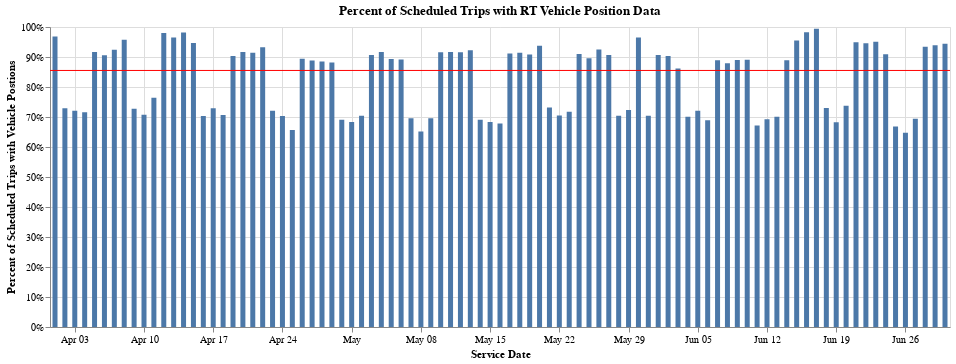

The code cell stored with this chart in its notebook:
### Code cell
bar = (alt.Chart(day_pct)
        .mark_bar(size=5)
        .encode(
            x=alt.X('service_date', title=utils.labeling('service_date'), sort=("x")),
            y=alt.Y('pct_w_vp', title=utils.labeling('pct_w_vp'))
        ).properties(title="Percent of Scheduled Trips with RT Vehicle Position Data"))

# # mean line
rule = alt.Chart(rt_sched).mark_rule(color='red').encode(
    y=alt.Y('mean(pct_w_vp):Q', axis=alt.Axis(format='%'))
)

# line = alt.Chart(day_pct).mark_line(
#     color='red',
#     size=2
# ).transform_window(
#     rolling_mean='mean(pct_w_vp)',
#     frame=[-7, 7]
# ).encode(
#     x='service_date:T',
#     y='rolling_mean:Q'
# )

(bar + rule).properties(width=900)

### Figure 1 — Vega-Lite specification as saved in the notebook (floating-point values rounded to 4 significant figures; data arrays with more than 128 entries replaced by an {"elided": "..."} marker saying what was removed)
{"config": {"view": {"continuousWidth": 400, "continuousHeight": 300}}, "layer": [{"data": {"name": "data-e5ea05dfcca5db4d5dcfa13a6f478ace"}, "mark": {"type": "bar", "size": 5}, "encoding": {"x": {"field": "service_date", "sort": "x", "title": "Service Date", "type": "temporal"}, "y": {"field": "pct_w_vp", "title": "Percent of Scheduled Trips with Vehicle Postions", "type": "quantitative"}}, "title": "Percent of Scheduled Trips with RT Vehicle Position Data"}, {"data": {"name": "data-d65cdabd112eabffd6eb98ba5e12dc4b"}, "mark": {"type": "rule", "color": "red"}, "encoding": {"y": {"aggregate": "mean", "axis": {"format": "%"}, "field": "pct_w_vp", "type": "quantitative"}}}], "width": 900, "$schema": "https://vega.github.io/schema/vega-lite/v4.17.0.json", "datasets": {"data-e5ea05dfcca5db4d5dcfa13a6f478ace": [{"calitp_itp_id": 300, "agency_name": "Big Blue Bus", "calitp_url_number": 0, "service_date": "2022-04-01T00:00:00", "weekday": "Friday", "month": "April", "total_num_sched": 1562, "total_num_vp": 1512, "pct_w_vp": 0.968}, {"calitp_itp_id": 300, "agency_name": "Big Blue Bus", "calitp_url_number": 0, "service_date": "2022-04-02T00:00:00", "weekday": "Saturday", "month": "April", "total_num_sched": 871, "total_num_vp": 635, "pct_w_vp": 0.729}, {"calitp_itp_id": 300, "agency_name": "Big Blue Bus", "calitp_url_number": 0, "service_date": "2022-04-03T00:00:00", "weekday": "Sunday", "month": "April", "total_num_sched": 771, "total_num_vp": 556, "pct_w_vp": 0.7211}, {"calitp_itp_id": 300, "agency_name": "Big Blue Bus", "calitp_url_number": 0, "service_date": "2022-04-04T00:00:00", "weekday": "Monday", "month": "April", "total_num_sched": 1518, "total_num_vp": 1087, "pct_w_vp": 0.7161}, {"calitp_itp_id": 300, "agency_name": "Big Blue Bus", "calitp_url_number": 0, "service_date": "2022-04-05T00:00:00", "weekday": "Tuesday", "month": "April", "total_num_sched": 1616, "total_num_vp": 1482, "pct_w_vp": 0.9171}, {"calitp_itp_id": 300, "agency_name": "Big Blue Bus", "calitp_url_number": 0, "service_date": "2022-04-06T00:00:00", "weekday": "Wednesday", "month": "April", "total_num_sched": 1608, "total_num_vp": 1457, "pct_w_vp": 0.9061}, {"calitp_itp_id": 300, "agency_name": "Big Blue Bus", "calitp_url_number": 0, "service_date": "2022-04-07T00:00:00", "weekday": "Thursday", "month": "April", "total_num_sched": 1628, "total_num_vp": 1505, "pct_w_vp": 0.9244}, {"calitp_itp_id": 300, "agency_name": "Big Blue Bus", "calitp_url_number": 0, "service_date": "2022-04-08T00:00:00", "weekday": "Friday", "month": "April", "total_num_sched": 1558, "total_num_vp": 1492, "pct_w_vp": 0.9576}, {"calitp_itp_id": 300, "agency_name": "Big Blue Bus", "calitp_url_number": 0, "service_date": "2022-04-09T00:00:00", "weekday": "Saturday", "month": "April", "total_num_sched": 873, "total_num_vp": 635, "pct_w_vp": 0.7274}, {"calitp_itp_id": 300, "agency_name": "Big Blue Bus", "calitp_url_number": 0, "service_date": "2022-04-10T00:00:00", "weekday": "Sunday", "month": "April", "total_num_sched": 773, "total_num_vp": 547, "pct_w_vp": 0.7076}, {"calitp_itp_id": 300, "agency_name": "Big Blue Bus", "calitp_url_number": 0, "service_date": "2022-04-11T00:00:00", "weekday": "Monday", "month": "April", "total_num_sched": 1412, "total_num_vp": 1079, "pct_w_vp": 0.7642}, {"calitp_itp_id": 300, "agency_name": "Big Blue Bus", "calitp_url_number": 0, "service_date": "2022-04-12T00:00:00", "weekday": "Tuesday", "month": "April", "total_num_sched": 1507, "total_num_vp": 1477, "pct_w_vp": 0.9801}, {"calitp_itp_id": 300, "agency_name": "Big Blue Bus", "calitp_url_number": 0, "service_date": "2022-04-13T00:00:00", "weekday": "Wednesday", "month": "April", "total_num_sched": 1512, "total_num_vp": 1459, "pct_w_vp": 0.9649}, {"calitp_itp_id": 300, "agency_name": "Big Blue Bus", "calitp_url_number": 0, "service_date": "2022-04-14T00:00:00", "weekday": "Thursday", "month": "April", "total_num_sched": 1508, "total_num_vp": 1480, "pct_w_vp": 0.9814}, {"calitp_itp_id": 300, "agency_name": "Big Blue Bus", "calitp_url_number": 0, "service_date": "2022-04-15T00:00:00", "weekday": "Friday", "month": "April", "total_num_sched": 1511, "total_num_vp": 1431, "pct_w_vp": 0.9471}, {"calitp_itp_id": 300, "agency_name": "Big Blue Bus", "calitp_url_number": 0, "service_date": "2022-04-16T00:00:00", "weekday": "Saturday", "month": "April", "total_num_sched": 874, "total_num_vp": 615, "pct_w_vp": 0.7037}, {"calitp_itp_id": 300, "agency_name": "Big Blue Bus", "calitp_url_number": 0, "service_date": "2022-04-17T00:00:00", "weekday": "Sunday", "month": "April", "total_num_sched": 772, "total_num_vp": 563, "pct_w_vp": 0.7293}, {"calitp_itp_id": 300, "agency_name": "Big Blue Bus", "calitp_url_number": 0, "service_date": "2022-04-18T00:00:00", "weekday": "Monday", "month": "April", "total_num_sched": 1519, "total_num_vp": 1073, "pct_w_vp": 0.7064}, {"calitp_itp_id": 300, "agency_name": "Big Blue Bus", "calitp_url_number": 0, "service_date": "2022-04-19T00:00:00", "weekday": "Tuesday", "month": "April", "total_num_sched": 1620, "total_num_vp": 1463, "pct_w_vp": 0.9031}, {"calitp_itp_id": 300, "agency_name": "Big Blue Bus", "calitp_url_number": 0, "service_date": "2022-04-20T00:00:00", "weekday": "Wednesday", "month": "April", "total_num_sched": 1619, "total_num_vp": 1484, "pct_w_vp": 0.9166}, {"calitp_itp_id": 300, "agency_name": "Big Blue Bus", "calitp_url_number": 0, "service_date": "2022-04-21T00:00:00", "weekday": "Thursday", "month": "April", "total_num_sched": 1622, "total_num_vp": 1483, "pct_w_vp": 0.9143}, {"calitp_itp_id": 300, "agency_name": "Big Blue Bus", "calitp_url_number": 0, "service_date": "2022-04-22T00:00:00", "weekday": "Friday", "month": "April", "total_num_sched": 1569, "total_num_vp": 1463, "pct_w_vp": 0.9324}, {"calitp_itp_id": 300, "agency_name": "Big Blue Bus", "calitp_url_number": 0, "service_date": "2022-04-23T00:00:00", "weekday": "Saturday", "month": "April", "total_num_sched": 870, "total_num_vp": 627, "pct_w_vp": 0.7207}, {"calitp_itp_id": 300, "agency_name": "Big Blue Bus", "calitp_url_number": 0, "service_date": "2022-04-24T00:00:00", "weekday": "Sunday", "month": "April", "total_num_sched": 772, "total_num_vp": 543, "pct_w_vp": 0.7034}, {"calitp_itp_id": 300, "agency_name": "Big Blue Bus", "calitp_url_number": 0, "service_date": "2022-04-25T00:00:00", "weekday": "Monday", "month": "April", "total_num_sched": 1518, "total_num_vp": 997, "pct_w_vp": 0.6568}, {"calitp_itp_id": 300, "agency_name": "Big Blue Bus", "calitp_url_number": 0, "service_date": "2022-04-26T00:00:00", "weekday": "Tuesday", "month": "April", "total_num_sched": 1611, "total_num_vp": 1441, "pct_w_vp": 0.8945}, {"calitp_itp_id": 300, "agency_name": "Big Blue Bus", "calitp_url_number": 0, "service_date": "2022-04-27T00:00:00", "weekday": "Wednesday", "month": "April", "total_num_sched": 1614, "total_num_vp": 1434, "pct_w_vp": 0.8885}, {"calitp_itp_id": 300, "agency_name": "Big Blue Bus", "calitp_url_number": 0, "service_date": "2022-04-28T00:00:00", "weekday": "Thursday", "month": "April", "total_num_sched": 1607, "total_num_vp": 1422, "pct_w_vp": 0.8849}, {"calitp_itp_id": 300, "agency_name": "Big Blue Bus", "calitp_url_number": 0, "service_date": "2022-04-29T00:00:00", "weekday": "Friday", "month": "April", "total_num_sched": 1544, "total_num_vp": 1361, "pct_w_vp": 0.8815}, {"calitp_itp_id": 300, "agency_name": "Big Blue Bus", "calitp_url_number": 0, "service_date": "2022-04-30T00:00:00", "weekday": "Saturday", "month": "April", "total_num_sched": 873, "total_num_vp": 603, "pct_w_vp": 0.6907}, {"calitp_itp_id": 300, "agency_name": "Big Blue Bus", "calitp_url_number": 0, "service_date": "2022-05-01T00:00:00", "weekday": "Sunday", "month": "May", "total_num_sched": 771, "total_num_vp": 527, "pct_w_vp": 0.6835}, {"calitp_itp_id": 300, "agency_name": "Big Blue Bus", "calitp_url_number": 0, "service_date": "2022-05-02T00:00:00", "weekday": "Monday", "month": "May", "total_num_sched": 1519, "total_num_vp": 1069, "pct_w_vp": 0.7038}, {"calitp_itp_id": 300, "agency_name": "Big Blue Bus", "calitp_url_number": 0, "service_date": "2022-05-03T00:00:00", "weekday": "Tuesday", "month": "May", "total_num_sched": 1624, "total_num_vp": 1473, "pct_w_vp": 0.907}, {"calitp_itp_id": 300, "agency_name": "Big Blue Bus", "calitp_url_number": 0, "service_date": "2022-05-04T00:00:00", "weekday": "Wednesday", "month": "May", "total_num_sched": 1622, "total_num_vp": 1487, "pct_w_vp": 0.9168}, {"calitp_itp_id": 300, "agency_name": "Big Blue Bus", "calitp_url_number": 0, "service_date": "2022-05-05T00:00:00", "weekday": "Thursday", "month": "May", "total_num_sched": 1628, "total_num_vp": 1455, "pct_w_vp": 0.8937}, {"calitp_itp_id": 300, "agency_name": "Big Blue Bus", "calitp_url_number": 0, "service_date": "2022-05-06T00:00:00", "weekday": "Friday", "month": "May", "total_num_sched": 1561, "total_num_vp": 1392, "pct_w_vp": 0.8917}, {"calitp_itp_id": 300, "agency_name": "Big Blue Bus", "calitp_url_number": 0, "service_date": "2022-05-07T00:00:00", "weekday": "Saturday", "month": "May", "total_num_sched": 874, "total_num_vp": 608, "pct_w_vp": 0.6957}, {"calitp_itp_id": 300, "agency_name": "Big Blue Bus", "calitp_url_number": 0, "service_date": "2022-05-08T00:00:00", "weekday": "Sunday", "month": "May", "total_num_sched": 773, "total_num_vp": 504, "pct_w_vp": 0.652}, {"calitp_itp_id": 300, "agency_name": "Big Blue Bus", "calitp_url_number": 0, "service_date": "2022-05-09T00:00:00", "weekday": "Monday", "month": "May", "total_num_sched": 1523, "total_num_vp": 1060, "pct_w_vp": 0.696}, {"calitp_itp_id": 300, "agency_name": "Big Blue Bus", "calitp_url_number": 0, "service_date": "2022-05-10T00:00:00", "weekday": "Tuesday", "month": "May", "total_num_sched": 1618, "total_num_vp": 1482, "pct_w_vp": 0.9159}, {"calitp_itp_id": 300, "agency_name": "Big Blue Bus", "calitp_url_number": 0, "service_date": "2022-05-11T00:00:00", "weekday": "Wednesday", "month": "May", "total_num_sched": 1617, "total_num_vp": 1482, "pct_w_vp": 0.9165}, {"calitp_itp_id": 300, "agency_name": "Big Blue Bus", "calitp_url_number": 0, "service_date": "2022-05-12T00:00:00", "weekday": "Thursday", "month": "May", "total_num_sched": 1619, "total_num_vp": 1483, "pct_w_vp": 0.916}, {"calitp_itp_id": 300, "agency_name": "Big Blue Bus", "calitp_url_number": 0, "service_date": "2022-05-13T00:00:00", "weekday": "Friday", "month": "May", "total_num_sched": 1560, "total_num_vp": 1439, "pct_w_vp": 0.9224}, {"calitp_itp_id": 300, "agency_name": "Big Blue Bus", "calitp_url_number": 0, "service_date": "2022-05-14T00:00:00", "weekday": "Saturday", "month": "May", "total_num_sched": 874, "total_num_vp": 604, "pct_w_vp": 0.6911}, {"calitp_itp_id": 300, "agency_name": "Big Blue Bus", "calitp_url_number": 0, "service_date": "2022-05-15T00:00:00", "weekday": "Sunday", "month": "May", "total_num_sched": 771, "total_num_vp": 527, "pct_w_vp": 0.6835}, {"calitp_itp_id": 300, "agency_name": "Big Blue Bus", "calitp_url_number": 0, "service_date": "2022-05-16T00:00:00", "weekday": "Monday", "month": "May", "total_num_sched": 1518, "total_num_vp": 1030, "pct_w_vp": 0.6785}, {"calitp_itp_id": 300, "agency_name": "Big Blue Bus", "calitp_url_number": 0, "service_date": "2022-05-17T00:00:00", "weekday": "Tuesday", "month": "May", "total_num_sched": 1621, "total_num_vp": 1478, "pct_w_vp": 0.9118}, {"calitp_itp_id": 300, "agency_name": "Big Blue Bus", "calitp_url_number": 0, "service_date": "2022-05-18T00:00:00", "weekday": "Wednesday", "month": "May", "total_num_sched": 1627, "total_num_vp": 1488, "pct_w_vp": 0.9146}, {"calitp_itp_id": 300, "agency_name": "Big Blue Bus", "calitp_url_number": 0, "service_date": "2022-05-19T00:00:00", "weekday": "Thursday", "month": "May", "total_num_sched": 1625, "total_num_vp": 1476, "pct_w_vp": 0.9083}, {"calitp_itp_id": 300, "agency_name": "Big Blue Bus", "calitp_url_number": 0, "service_date": "2022-05-20T00:00:00", "weekday": "Friday", "month": "May", "total_num_sched": 1564, "total_num_vp": 1466, "pct_w_vp": 0.9373}, {"calitp_itp_id": 300, "agency_name": "Big Blue Bus", "calitp_url_number": 0, "service_date": "2022-05-21T00:00:00", "weekday": "Saturday", "month": "May", "total_num_sched": 877, "total_num_vp": 642, "pct_w_vp": 0.732}, {"calitp_itp_id": 300, "agency_name": "Big Blue Bus", "calitp_url_number": 0, "service_date": "2022-05-22T00:00:00", "weekday": "Sunday", "month": "May", "total_num_sched": 770, "total_num_vp": 543, "pct_w_vp": 0.7052}, {"calitp_itp_id": 300, "agency_name": "Big Blue Bus", "calitp_url_number": 0, "service_date": "2022-05-23T00:00:00", "weekday": "Monday", "month": "May", "total_num_sched": 1524, "total_num_vp": 1094, "pct_w_vp": 0.7178}, {"calitp_itp_id": 300, "agency_name": "Big Blue Bus", "calitp_url_number": 0, "service_date": "2022-05-24T00:00:00", "weekday": "Tuesday", "month": "May", "total_num_sched": 1619, "total_num_vp": 1473, "pct_w_vp": 0.9098}, {"calitp_itp_id": 300, "agency_name": "Big Blue Bus", "calitp_url_number": 0, "service_date": "2022-05-25T00:00:00", "weekday": "Wednesday", "month": "May", "total_num_sched": 1618, "total_num_vp": 1450, "pct_w_vp": 0.8962}, {"calitp_itp_id": 300, "agency_name": "Big Blue Bus", "calitp_url_number": 0, "service_date": "2022-05-26T00:00:00", "weekday": "Thursday", "month": "May", "total_num_sched": 1618, "total_num_vp": 1496, "pct_w_vp": 0.9246}, {"calitp_itp_id": 300, "agency_name": "Big Blue Bus", "calitp_url_number": 0, "service_date": "2022-05-27T00:00:00", "weekday": "Friday", "month": "May", "total_num_sched": 1563, "total_num_vp": 1417, "pct_w_vp": 0.9066}, {"calitp_itp_id": 300, "agency_name": "Big Blue Bus", "calitp_url_number": 0, "service_date": "2022-05-28T00:00:00", "weekday": "Saturday", "month": "May", "total_num_sched": 873, "total_num_vp": 615, "pct_w_vp": 0.7045}, {"calitp_itp_id": 300, "agency_name": "Big Blue Bus", "calitp_url_number": 0, "service_date": "2022-05-29T00:00:00", "weekday": "Sunday", "month": "May", "total_num_sched": 773, "total_num_vp": 559, "pct_w_vp": 0.7232}, {"calitp_itp_id": 300, "agency_name": "Big Blue Bus", "calitp_url_number": 0, "service_date": "2022-05-30T00:00:00", "weekday": "Monday", "month": "May", "total_num_sched": 829, "total_num_vp": 800, "pct_w_vp": 0.965}, {"calitp_itp_id": 300, "agency_name": "Big Blue Bus", "calitp_url_number": 0, "service_date": "2022-05-31T00:00:00", "weekday": "Tuesday", "month": "May", "total_num_sched": 1516, "total_num_vp": 1067, "pct_w_vp": 0.7038}, {"calitp_itp_id": 300, "agency_name": "Big Blue Bus", "calitp_url_number": 0, "service_date": "2022-06-01T00:00:00", "weekday": "Wednesday", "month": "June", "total_num_sched": 1613, "total_num_vp": 1463, "pct_w_vp": 0.907}, {"calitp_itp_id": 300, "agency_name": "Big Blue Bus", "calitp_url_number": 0, "service_date": "2022-06-02T00:00:00", "weekday": "Thursday", "month": "June", "total_num_sched": 1614, "total_num_vp": 1458, "pct_w_vp": 0.9033}, {"calitp_itp_id": 300, "agency_name": "Big Blue Bus", "calitp_url_number": 0, "service_date": "2022-06-03T00:00:00", "weekday": "Friday", "month": "June", "total_num_sched": 1609, "total_num_vp": 1387, "pct_w_vp": 0.862}, {"calitp_itp_id": 300, "agency_name": "Big Blue Bus", "calitp_url_number": 0, "service_date": "2022-06-04T00:00:00", "weekday": "Saturday", "month": "June", "total_num_sched": 870, "total_num_vp": 610, "pct_w_vp": 0.7011}, {"calitp_itp_id": 300, "agency_name": "Big Blue Bus", "calitp_url_number": 0, "service_date": "2022-06-05T00:00:00", "weekday": "Sunday", "month": "June", "total_num_sched": 773, "total_num_vp": 557, "pct_w_vp": 0.7206}, {"calitp_itp_id": 300, "agency_name": "Big Blue Bus", "calitp_url_number": 0, "service_date": "2022-06-06T00:00:00", "weekday": "Monday", "month": "June", "total_num_sched": 1520, "total_num_vp": 1048, "pct_w_vp": 0.6895}, {"calitp_itp_id": 300, "agency_name": "Big Blue Bus", "calitp_url_number": 0, "service_date": "2022-06-07T00:00:00", "weekday": "Tuesday", "month": "June", "total_num_sched": 1608, "total_num_vp": 1430, "pct_w_vp": 0.8893}, {"calitp_itp_id": 300, "agency_name": "Big Blue Bus", "calitp_url_number": 0, "service_date": "2022-06-08T00:00:00", "weekday": "Wednesday", "month": "June", "total_num_sched": 1610, "total_num_vp": 1416, "pct_w_vp": 0.8795}, {"calitp_itp_id": 300, "agency_name": "Big Blue Bus", "calitp_url_number": 0, "service_date": "2022-06-09T00:00:00", "weekday": "Thursday", "month": "June", "total_num_sched": 1613, "total_num_vp": 1436, "pct_w_vp": 0.8903}, {"calitp_itp_id": 300, "agency_name": "Big Blue Bus", "calitp_url_number": 0, "service_date": "2022-06-10T00:00:00", "weekday": "Friday", "month": "June", "total_num_sched": 1552, "total_num_vp": 1382, "pct_w_vp": 0.8905}, {"calitp_itp_id": 300, "agency_name": "Big Blue Bus", "calitp_url_number": 0, "service_date": "2022-06-11T00:00:00", "weekday": "Saturday", "month": "June", "total_num_sched": 872, "total_num_vp": 586, "pct_w_vp": 0.672}, {"calitp_itp_id": 300, "agency_name": "Big Blue Bus", "calitp_url_number": 0, "service_date": "2022-06-12T00:00:00", "weekday": "Sunday", "month": "June", "total_num_sched": 770, "total_num_vp": 533, "pct_w_vp": 0.6922}, {"calitp_itp_id": 300, "agency_name": "Big Blue Bus", "calitp_url_number": 0, "service_date": "2022-06-13T00:00:00", "weekday": "Monday", "month": "June", "total_num_sched": 1516, "total_num_vp": 1063, "pct_w_vp": 0.7012}, {"calitp_itp_id": 300, "agency_name": "Big Blue Bus", "calitp_url_number": 0, "service_date": "2022-06-14T00:00:00", "weekday": "Tuesday", "month": "June", "total_num_sched": 1602, "total_num_vp": 1425, "pct_w_vp": 0.8895}, {"calitp_itp_id": 300, "agency_name": "Big Blue Bus", "calitp_url_number": 0, "service_date": "2022-06-15T00:00:00", "weekday": "Wednesday", "month": "June", "total_num_sched": 1505, "total_num_vp": 1437, "pct_w_vp": 0.9548}, {"calitp_itp_id": 300, "agency_name": "Big Blue Bus", "calitp_url_number": 0, "service_date": "2022-06-16T00:00:00", "weekday": "Thursday", "month": "June", "total_num_sched": 1514, "total_num_vp": 1487, "pct_w_vp": 0.9822}, {"calitp_itp_id": 300, "agency_name": "Big Blue Bus", "calitp_url_number": 0, "service_date": "2022-06-17T00:00:00", "weekday": "Friday", "month": "June", "total_num_sched": 1516, "total_num_vp": 1507, "pct_w_vp": 0.9941}, {"calitp_itp_id": 300, "agency_name": "Big Blue Bus", "calitp_url_number": 0, "service_date": "2022-06-18T00:00:00", "weekday": "Saturday", "month": "June", "total_num_sched": 877, "total_num_vp": 640, "pct_w_vp": 0.7298}, {"calitp_itp_id": 300, "agency_name": "Big Blue Bus", "calitp_url_number": 0, "service_date": "2022-06-19T00:00:00", "weekday": "Sunday", "month": "June", "total_num_sched": 774, "total_num_vp": 528, "pct_w_vp": 0.6822}, {"calitp_itp_id": 300, "agency_name": "Big Blue Bus", "calitp_url_number": 0, "service_date": "2022-06-20T00:00:00", "weekday": "Monday", "month": "June", "total_num_sched": 1465, "total_num_vp": 1081, "pct_w_vp": 0.7379}, {"calitp_itp_id": 300, "agency_name": "Big Blue Bus", "calitp_url_number": 0, "service_date": "2022-06-21T00:00:00", "weekday": "Tuesday", "month": "June", "total_num_sched": 1564, "total_num_vp": 1484, "pct_w_vp": 0.9488}, {"calitp_itp_id": 300, "agency_name": "Big Blue Bus", "calitp_url_number": 0, "service_date": "2022-06-22T00:00:00", "weekday": "Wednesday", "month": "June", "total_num_sched": 1572, "total_num_vp": 1487, "pct_w_vp": 0.9459}, {"calitp_itp_id": 300, "agency_name": "Big Blue Bus", "calitp_url_number": 0, "service_date": "2022-06-23T00:00:00", "weekday": "Thursday", "month": "June", "total_num_sched": 1558, "total_num_vp": 1481, "pct_w_vp": 0.9506}, {"calitp_itp_id": 300, "agency_name": "Big Blue Bus", "calitp_url_number": 0, "service_date": "2022-06-24T00:00:00", "weekday": "Friday", "month": "June", "total_num_sched": 1556, "total_num_vp": 1415, "pct_w_vp": 0.9094}, {"calitp_itp_id": 300, "agency_name": "Big Blue Bus", "calitp_url_number": 0, "service_date": "2022-06-25T00:00:00", "weekday": "Saturday", "month": "June", "total_num_sched": 871, "total_num_vp": 582, "pct_w_vp": 0.6682}, {"calitp_itp_id": 300, "agency_name": "Big Blue Bus", "calitp_url_number": 0, "service_date": "2022-06-26T00:00:00", "weekday": "Sunday", "month": "June", "total_num_sched": 772, "total_num_vp": 500, "pct_w_vp": 0.6477}, {"calitp_itp_id": 300, "agency_name": "Big Blue Bus", "calitp_url_number": 0, "service_date": "2022-06-27T00:00:00", "weekday": "Monday", "month": "June", "total_num_sched": 1465, "total_num_vp": 1017, "pct_w_vp": 0.6942}, {"calitp_itp_id": 300, "agency_name": "Big Blue Bus", "calitp_url_number": 0, "service_date": "2022-06-28T00:00:00", "weekday": "Tuesday", "month": "June", "total_num_sched": 1559, "total_num_vp": 1457, "pct_w_vp": 0.9346}, {"calitp_itp_id": 300, "agency_name": "Big Blue Bus", "calitp_url_number": 0, "service_date": "2022-06-29T00:00:00", "weekday": "Wednesday", "month": "June", "total_num_sched": 1548, "total_num_vp": 1454, "pct_w_vp": 0.9393}, {"calitp_itp_id": 300, "agency_name": "Big Blue Bus", "calitp_url_number": 0, "service_date": "2022-06-30T00:00:00", "weekday": "Thursday", "month": "June", "total_num_sched": 1568, "total_num_vp": 1481, "pct_w_vp": 0.9445}], "data-d65cdabd112eabffd6eb98ba5e12dc4b": {"elided": "1491 records"}}}
